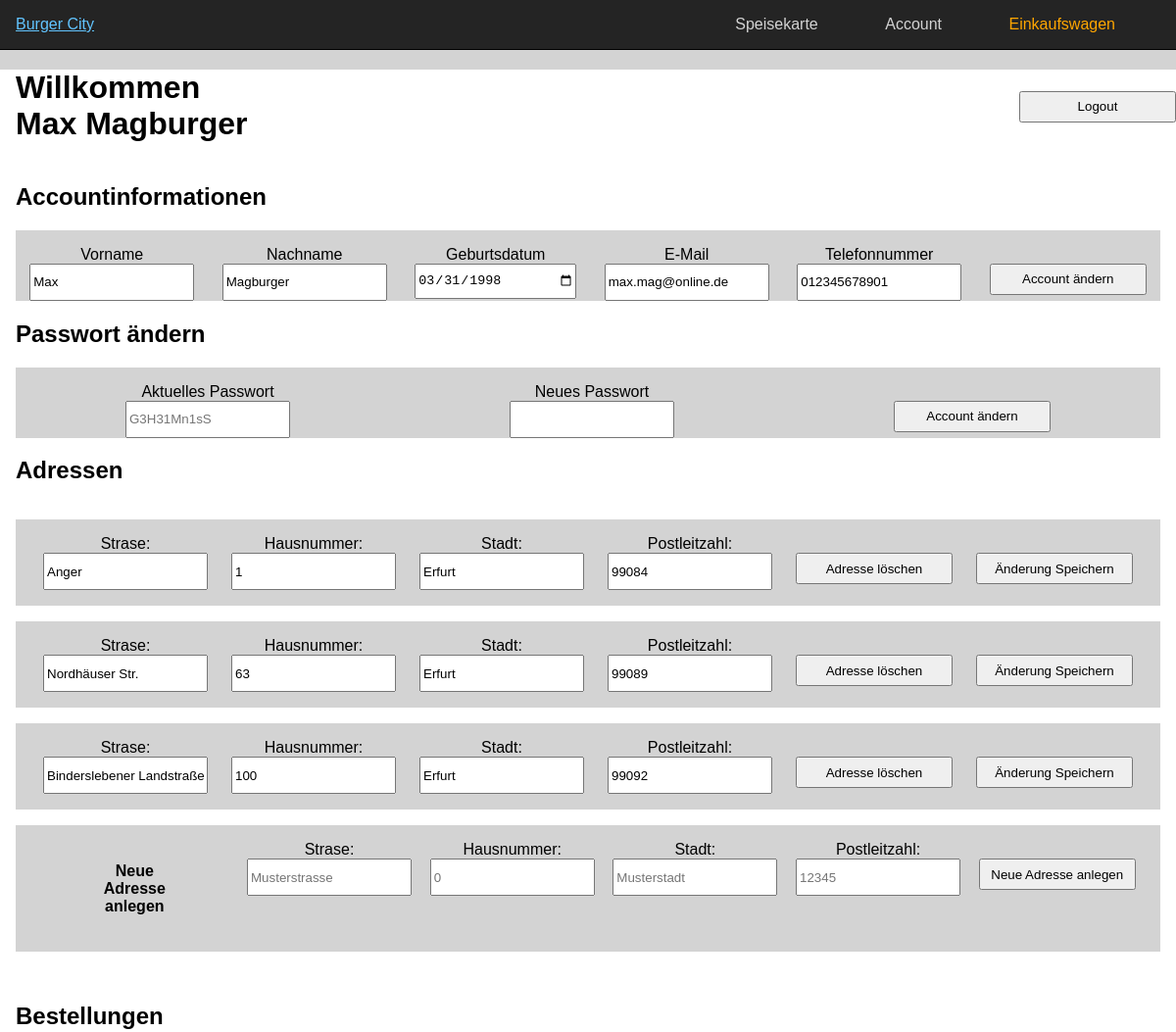
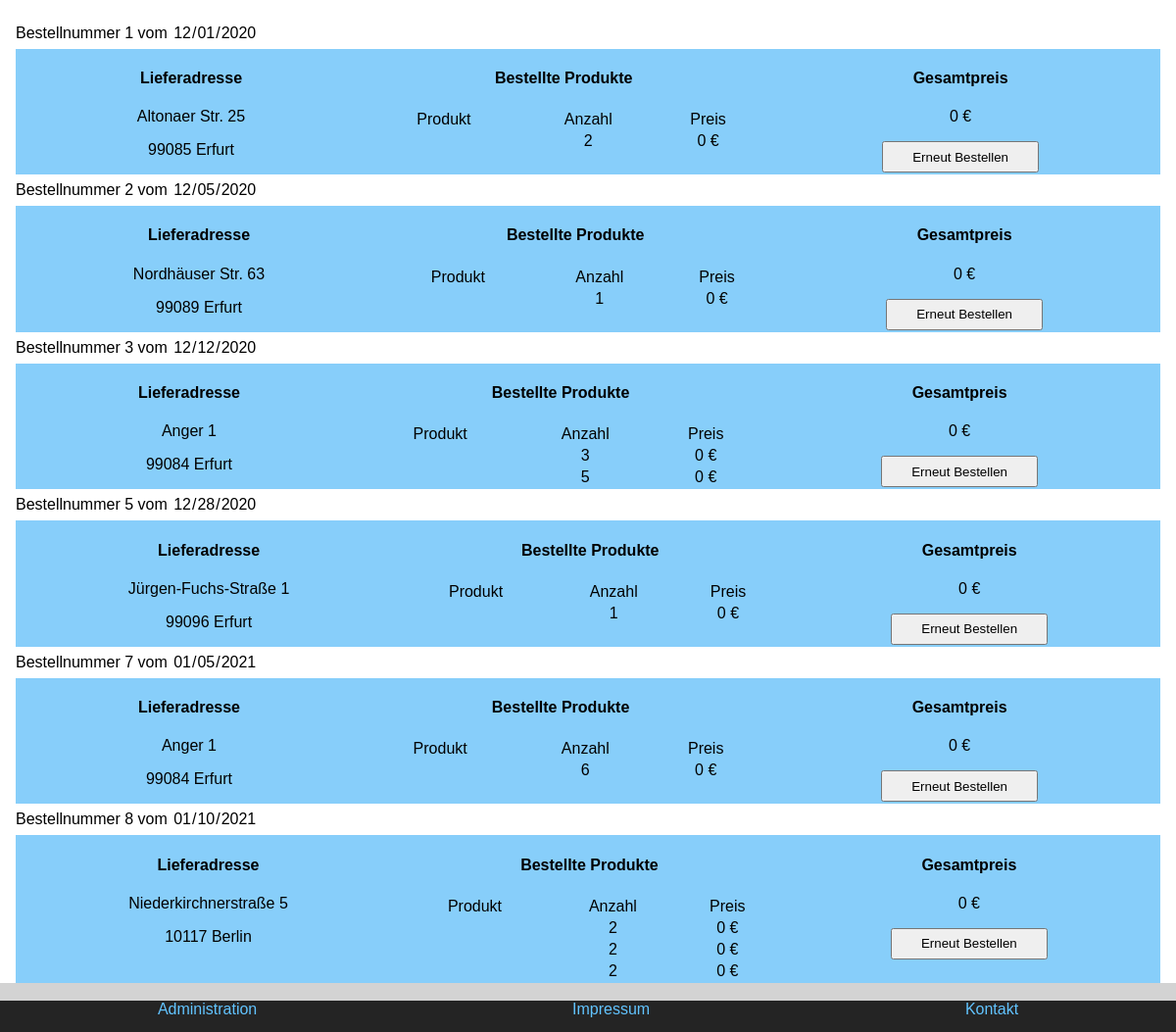
The app's page /index.php?c=account&a=account (signed in) with its own data (2 pictures, top to bottom).
### tables this page shows
CREATE TABLE IF NOT EXISTS `Account` (
  `accountId` INT NOT NULL AUTO_INCREMENT,
  `createdAt` TIMESTAMP NOT NULL DEFAULT CURRENT_TIMESTAMP,
  `updatedAt` TIMESTAMP NULL ON UPDATE CURRENT_TIMESTAMP,
  `email` VARCHAR(320) NOT NULL,
  `passwordHash` VARCHAR(255) NOT NULL,
  `birthday` DATE NOT NULL,
  `firstName` VARCHAR(50) NOT NULL,
  `lastName` VARCHAR(50) NOT NULL,
  `phoneNumber` VARCHAR(50) NOT NULL,
  `isAdmin` TINYINT NOT NULL,
  PRIMARY KEY (`accountId`),
  UNIQUE INDEX `email_UNIQUE` (`email` ASC));

CREATE TABLE IF NOT EXISTS `Adress` (
  `adressId` INT NOT NULL AUTO_INCREMENT,
  `createdAt` TIMESTAMP NOT NULL DEFAULT CURRENT_TIMESTAMP,
  `updatedAt` TIMESTAMP NULL ON UPDATE CURRENT_TIMESTAMP,
  `zipCode` VARCHAR(12) NOT NULL,
  `city` VARCHAR(60) NOT NULL,
  `street` VARCHAR(200) NOT NULL,
  `number` VARCHAR(10) NOT NULL,
  PRIMARY KEY (`adressId`));

CREATE TABLE IF NOT EXISTS `Orders` (
  `orderId` INT NOT NULL AUTO_INCREMENT,
  `createdAt` TIMESTAMP NOT NULL DEFAULT CURRENT_TIMESTAMP,
  `updatedAt` TIMESTAMP NULL ON UPDATE CURRENT_TIMESTAMP,
  `orderDate` DATE NOT NULL,
  `deliveryInformation` VARCHAR(255) NULL,
  `Account_accountId` INT NOT NULL,
  `Adress_adressId` INT NOT NULL,
  PRIMARY KEY (`orderId`),
  INDEX `fk_Orders_Account1_idx` (`Account_accountId` ASC),
  INDEX `fk_Orders_Adress1_idx` (`Adress_adressId` ASC),
  CONSTRAINT `fk_Orders_Account1`
    FOREIGN KEY (`Account_accountId`)
    REFERENCES `Account` (`accountId`)
    ON DELETE NO ACTION
    ON UPDATE NO ACTION,
  CONSTRAINT `fk_Orders_Adress1`
    FOREIGN KEY (`Adress_adressId`)
    REFERENCES `Adress` (`adressId`)
    ON DELETE NO ACTION
    ON UPDATE NO ACTION);

### core/controller.class.php (called while the page is built, shortened)
<?php
class Controller
{
	protected $controller  = null;
	protected $action 	   = null;
	protected $params = [];
	public function __construct($controller, $action)
	{
		$this->controller = $controller;
		$this->action = $action;
	}
	public function render()
	{
		$viewPath = VIEWSPATH.$this->controller.DIRECTORY_SEPARATOR.$this->action.'.php';
		extract($this->params);
		include $viewPath;
	}
	protected function setParam($key, $value = null)
	{
		$this->params[$key] = $value;
	}
}

### controllers/accountController.php (called while the page is built, shortened)
<?php
class AccountController extends \dwp\core\Controller
{
    public function actionAccount()
	{
        $preloadUser = [];
        $preloadOrders = [];
        $user = \dwp\model\Account::findOne("`accountId` = " . $_SESSION['userID']);
        $preloadUser['firstname'] = $user->firstName;
        $preloadUser['lastname'] = $user->lastName;
        $preloadUser['birthday'] = $user->birthday;
        $preloadUser['email'] = $user->email;
        $preloadUser['phoneNumber'] = $user->phoneNumber;
        $userAdressHelper = \dwp\model\AdressHelper::find("Account_accountId = " . $_SESSION['userID']);
        if(count($userAdressHelper) > 0)
        {   $sqlWhere = '';
            foreach ($userAdressHelper as$value)
            {
                $sqlWhere .= ' adressId = ' .$value->Adress_adressId . ' OR';
            }
            $lastSpacePosition = strrpos($sqlWhere, ' ');
            $sqlWhere = substr($sqlWhere, 0, $lastSpacePosition);
            $preloadAdress = \dwp\model\Adress::find($sqlWhere . " order by zipCode asc, city asc, street asc, number asc");
        }
        $userOrders = \dwp\model\Orders::find("Account_accountId = " . $_SESSION['userID']);
        foreach ($userOrders as $order)
        {
            $orderItems = \dwp\model\OrderItems::find("Orders_orderId = " . $order->orderId);
            $products = [];
            foreach ($orderItems as $item)
            {
                $products [] =
                    [
                        'products' => \dwp\model\Products::findOne("productsId = " . $item->Products_productsId),
                        'quantity' => $item->quantity
                    ];
            }
            $totalPrice = 0;
            foreach ($products  as $product)
            {
                $totalPrice += $product['products']->price * $product['quantity'];
            }
            $preloadOrders [] =
                [
                    'orderId'   => $order->orderId,
                    'orderDate' => $order->orderDate,
                    'adress'    => \dwp\model\Adress::findOne("adressId = " . $order->Adress_adressId),
                    'orderItems'=> $products,
                    'totalPrice'=> $totalPrice
                ];
        }
    }
}

### core/model.class.php (called while the page is built, shortened)
<?php
abstract class Model
{
    protected $schema = [];
    private $values = [];
    public static function tablename()
    {
        $class = get_called_class();
        if(defined($class.'::TABLENAME'))
        {
            return $class::TABLENAME;
        }
        return null;
    }
    public static function find($whereStr = '1')
    {
        $db = $GLOBALS['db'];
        $sqlStr = 'SELECT * FROM `'.self::tablename().'` WHERE '.$whereStr.';';
        $results = [];
        try
        {
            $results = $db->query($sqlStr)->fetchAll();
            $count = count($results);
            for ($i=0; $i < $count; ++$i)
            {
                $results[$i] = new $class($results[$i]);
            }
        }
        catch(\PDOException $error)
        {
            print_r($error);
        }
        return $results;
    }
    public static function findOne($whereStr = '1')
    {
        $results = self::find($whereStr);
        if(count($results) > 0)
        {
            return $results[0];
        }
        return null;
    }
    public function __set($key, $value)
    {
        if(isset($this->schema[$key]))
        {
            $this->values[$key] = $value;
        }
        else
        {
            $className = get_called_class();
            throw new \Exception(`${key} does not exists in this class ${className}`);
        }
    }
    public function __get($key)
    {
        if(isset($this->schema[$key]))
        {
            return $this->values[$key];
        }
        else
        {
            return null;
        }
    }
}

### views/account/account.php (the view, shortened to what this page needs)
<div class="account-body">
    <div class="h1-ausloggen">
        <h2><form method="post">
            <input type="submit" name="logout" value="Logout">
        </form></h2>
        <h1>Willkommen <br><?=$preloadUser['firstname'] . " " . $preloadUser['lastname']?></h1>
    </div>
    <h2>Accountinformationen</h2>
    <div class="account-properties">
        <div class="account-form">
            <form action="" method="post">
                <div class="account-form-object">
                    <label for="firstname">Vorname</label>
                    <br>
                    <input type="text" id="firstname" name="firstname" value="<?=(isset($preloadUser['firstname'])) ? htmlspecialchars($preloadUser['firstname']) : ""?>" required>
                </div>
                <div class="account-form-object">
                    <label for="lastname">Nachname</label>
                    <br>
                    <input type="text" id="lastname" name="lastname" value="<?=(isset($preloadUser['lastname'])) ? htmlspecialchars($preloadUser['lastname']) : ""?>" required>
                </div>
                <div class="account-form-object">
                    <label for="birthday">Geburtsdatum</label>
                    <br>
                    <input type="date" id="birthday" name="birthday" value="<?=(isset($preloadUser['birthday'])) ? htmlspecialchars($preloadUser['birthday']) : ""?>" required>
                </div>
                <div class="account-form-object">
                    <label for="email">E-Mail</label>
                    <br>
                    <input type="email" id="email" name="email" value="<?=(isset($preloadUser['email'])) ? htmlspecialchars($preloadUser['email']) : ""?>" required>
                </div>
                <div class="account-form-object">
                    <label for="phoneNumber">Telefonnummer</label>
                    <br>
                    <input type="tel" id="phoneNumber" name="phoneNumber" value="<?=(isset($preloadUser['phoneNumber'])) ? htmlspecialchars($preloadUser['phoneNumber']) : ""?>" required>
                </div>
                <div class="account-form-object">
                    <br>
                    <input type="submit" name="changeAccount" id="submit" value="Account ändern">
                </div>
            </form>
        </div>
    </div>
    <h2>Passwort ändern</h2>
    <div class="account-properties">
        <div class="account-form">
        <form method="post">
            <div class="account-form-object">
                <label for="currentPassword">Aktuelles Passwort</label>
                <br>
                <input type="password" id="currentPassword" name="currentPassword" placeholder="G3H31Mn1sS" required>
            </div>
            <div class="account-form-object">
                <label for="newPassword">Neues Passwort</label>
                <br>
                <input type="password" id="newPassword" name="newPassword" required>
            </div>
            <div class="account-form-object">
                <br>
                <input type="submit" name="changePassword" id="submit" value="Account ändern">
            </div>
        </form>
        </div>
    </div>
    <h2>Adressen</h2>
    <div class="account-adresses">
        <?php if(count($preloadAdress) > 0 ):?>
            <?php
                for($Index = 0; $Index < count($preloadAdress); $Index++)
                {
                    ?>
                        <form class="account-adress-form" action="" method="post">
                            <div  class="account-adress-form-object">
                                <label for="street">Strase:</label>
                                <br>
                                <input type="text" name="street" id="street" value="<?=htmlspecialchars($preloadAdress[$Index]->street)?>" required>
                            </div>
                            <div class="account-adress-form-object">
                                <label for="number">Hausnummer:</label>
                                <br>
                                <input type="text" name="number" id="number" value="<?=htmlspecialchars($preloadAdress[$Index]->number)?>" required>
                            </div>
                            <div class="account-adress-form-object">
                                <label for="city">Stadt:</label>
                                <br>
                                <input type="text" name="city" id="city" value="<?=htmlspecialchars($preloadAdress[$Index]->city)?>" required>
                            </div>
                            <div class="account-adress-form-object">
                                <label for="zipcode">Postleitzahl:</label>
                                <br>
                                <input type="text" name="zipCode" id="zipcode" value="<?=htmlspecialchars($preloadAdress[$Index]->zipCode)?>" required>
                            </div>
                            <div class="account-adress-form-object">
                                <br>
                                <input type="submit" name="deleteAdress" value="Adresse löschen">
                            </div>
                            <div class="account-adress-form-object">
                                <br>
                                <input type="submit" name="saveAdress" value="Änderung Speichern">
                            </div>
                        </form>
                    <?php
                }
            ?>
        <?php endif;?>
        <form class="account-adress-form" method="post">
            <div class="account-adress-form-object" style="width: 12rem;">
                <h4>
                    Neue <br> Adresse <br> anlegen
                </h4>
            </div>
            <div  class="account-adress-form-object">
                <label for="street">Strase:</label>
                <br>
                <input type="text" name="street" id="street" placeholder="Musterstrasse" required>
            </div>
            <div class="account-adress-form-object">
                <label for="number">Hausnummer:</label>
                <br>
                <input type="text" name="number" id="number" placeholder="0" required>
            </div>
            <div class="account-adress-form-object">
                <label for="city">Stadt:</label>
                <br>
                <input type="text" name="city" id="city" placeholder="Musterstadt" required>
            </div>
            <div class="account-adress-form-object">
                <label for="zipCode">Postleitzahl:</label>
                <br>
                <input type="text" name="zipCode" id="zipCode" placeholder="12345" required>
            </div>
            <div class="account-adress-form-object">
                <br>
                <input type="submit" name="saveAdress" value="Neue Adresse anlegen">
            </div>
        </form>
    </div>
<h2>Bestellungen</h2>
<?php
    foreach ($preloadOrders as $order)
    {
        ?>
                <form class="account-orderlist-body" method="post">
                    <div class="account-orderlist-order">
                        Bestellnummer <?=htmlspecialchars($order['orderId'])?> vom <input style="border: none; font-family: sans-serif; font-size: 1rem;" type="date" value="<?=htmlspecialchars($order['orderDate'])?>" readonly>
                        <div class="account-order-box">
                            <div class="account-order-subbox">
                                <h4>Lieferadresse</h4>
                                <p><?=htmlspecialchars($order['adress']->street) . " " . htmlspecialchars($order['adress']->number)?></p>
                                <p><?=htmlspecialchars($order['adress']->zipCode) . " " . htmlspecialchars($order['adress']->city)?></p>
                            </div>
                            <div class="account-order-subbox">
                                <h4>Bestellte Produkte</h4>
                                <table class="ordered-products-table">
                                    <thead>
                                        <td>Produkt</td>
                                        <td>Anzahl</td>
                                        <td>Preis</td>
                                    </thead>
                                    <tbody>
                                        <?php
                                            foreach ($order['orderItems'] as $product)
                                            {
                                            ?>
                                                <tr>
                                                    <td><?=htmlspecialchars($product['products']->description)?></td>
                                                    <td><?=htmlspecialchars($product['quantity'])?></td>
                                                    <td style="white-space: nowrap;"><?=htmlspecialchars($product['products']->price * $product['quantity'])?> €</td>
                                                </tr>
                                            <?php
                                            }
                                            ?>
                                    </tbody>
                                </table>
                            </div>
                            <div class="account-order-subbox">
                                <h4>Gesamtpreis</h4>
                                <p><?=$order['totalPrice']?> €</p>
                                <input type="submit" name="repeatOrder" value="Erneut Bestellen">
                            </div>
                        </div>
                    </div>
                </form>
        <?php
    }
?>
</div>

### records on screen
account: firstName "Max", lastName "Magburger", firstname "Max", lastname "Magburger", birthday "03/31/1998", email "max.mag@online.de", phoneNumber "012345678901"
adress: street "Anger", number "1", city "Erfurt", zipCode "99084"
adress: street "Nordhäuser Str.", number "63", city "Erfurt", zipCode "99089"
adress: street "Binderslebener Landstraße", number "100", city "Erfurt", zipCode "99092"
orders: orderId "1", orderDate "12/01/2020", Adress_adressId.street "Altonaer Str.", Adress_adressId.number "25", Adress_adressId.zipCode "99085", Adress_adressId.city "Erfurt", quantity "2", price "0", totalPrice "0"
orders: orderId "2", orderDate "12/05/2020", Adress_adressId.street "Nordhäuser Str.", Adress_adressId.number "63", Adress_adressId.zipCode "99089", Adress_adressId.city "Erfurt", quantity "1", price "0", totalPrice "0"
orders: orderId "3", orderDate "12/12/2020", Adress_adressId.street "Anger", Adress_adressId.number "1", Adress_adressId.zipCode "99084", Adress_adressId.city "Erfurt", quantity "3", price "0", quantity "5", totalPrice "0"
orders: orderId "5", orderDate "12/28/2020", Adress_adressId.street "Jürgen-Fuchs-Straße", Adress_adressId.number "1", Adress_adressId.zipCode "99096", Adress_adressId.city "Erfurt", quantity "1", price "0", totalPrice "0"
orders: orderId "7", orderDate "01/05/2021", Adress_adressId.street "Anger", Adress_adressId.number "1", Adress_adressId.zipCode "99084", Adress_adressId.city "Erfurt", quantity "6", price "0", totalPrice "0"
orders: orderId "8", orderDate "01/10/2021", Adress_adressId.street "Niederkirchnerstraße", Adress_adressId.number "5", Adress_adressId.zipCode "10117", Adress_adressId.city "Berlin", quantity "2", price "0", totalPrice "0"
